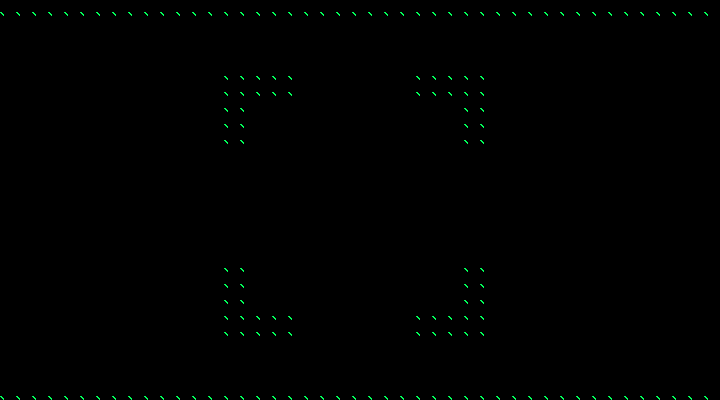

Tiled map render using the project's own tile images. Description and the map definition, with tile-layer contents summarised, below:
An orthogonal 45x25 tile map with 16x16 px tiles, 1 tile layer (Tiles), 2 tilesets and 97 objects (96x enemy, node).

<map version="1.0" orientation="orthogonal" width="45" height="25" tilewidth="16" tileheight="16">
 <tileset firstgid="1" name="Tiles" tilewidth="16" tileheight="16">
  <image source="../images/Wall-Terrain-Tiles.png" width="256" height="112" />
 </tileset>
 <tileset firstgid="113" name="Enemies" tilewidth="16" tileheight="16">
  <image source="../images/enemy.png" width="16" height="16" />
 </tileset>
 <layer name="Tiles" width="45" height="25">
  <properties>
   <property name="collision" value="true" />
   <property name="tileset" value="Tiles" />
  </properties>
  <data>[1125 cells, 154 non-empty, 1 distinct tile ids]</data>
 </layer>
 <objectgroup name="Enemies" width="45" height="25">
  <object type="node" gid="113" x="352" y="208" />
  <object name="4" type="enemy" gid="113" x="384" y="160" />
  <object name="4" type="enemy" gid="113" x="400" y="160" />
  <object name="4" type="enemy" gid="113" x="400" y="176" />
  <object name="4" type="enemy" gid="113" x="400" y="240" />
  <object name="4" type="enemy" gid="113" x="400" y="256" />
  <object name="4" type="enemy" gid="113" x="384" y="256" />
  <object name="4" type="enemy" gid="113" x="320" y="256" />
  <object name="4" type="enemy" gid="113" x="304" y="256" />
  <object name="4" type="enemy" gid="113" x="304" y="240" />
  <object name="4" type="enemy" gid="113" x="320" y="160" />
  <object name="4" type="enemy" gid="113" x="304" y="160" />
  <object name="4" type="enemy" gid="113" x="304" y="176" />
  <object name="4" type="enemy" gid="113" x="288" y="160" />
  <object name="4" type="enemy" gid="113" x="288" y="240" />
  <object name="4" type="enemy" gid="113" x="288" y="256" />
  <object name="4" type="enemy" gid="113" x="288" y="176" />
  <object name="4" type="enemy" gid="113" x="416" y="160" />
  <object name="4" type="enemy" gid="113" x="416" y="240" />
  <object name="4" type="enemy" gid="113" x="416" y="256" />
  <object name="4" type="enemy" gid="113" x="416" y="176" />
  <object name="4" type="enemy" gid="113" x="304" y="144" />
  <object name="4" type="enemy" gid="113" x="384" y="144" />
  <object name="4" type="enemy" gid="113" x="400" y="144" />
  <object name="4" type="enemy" gid="113" x="288" y="144" />
  <object name="4" type="enemy" gid="113" x="416" y="144" />
  <object name="4" type="enemy" gid="113" x="320" y="144" />
  <object name="4" type="enemy" gid="113" x="304" y="272" />
  <object name="4" type="enemy" gid="113" x="288" y="272" />
  <object name="4" type="enemy" gid="113" x="416" y="272" />
  <object name="4" type="enemy" gid="113" x="320" y="272" />
  <object name="4" type="enemy" gid="113" x="400" y="272" />
  <object name="4" type="enemy" gid="113" x="384" y="272" />
  <object name="4" type="enemy" gid="113" x="288" y="112" />
  <object name="4" type="enemy" gid="113" x="384" y="112" />
  <object name="4" type="enemy" gid="113" x="272" y="112" />
  <object name="4" type="enemy" gid="113" x="256" y="112" />
  <object name="4" type="enemy" gid="113" x="304" y="112" />
  <object name="4" type="enemy" gid="113" x="272" y="128" />
  <object name="4" type="enemy" gid="113" x="304" y="128" />
  <object name="4" type="enemy" gid="113" x="288" y="128" />
  <object name="4" type="enemy" gid="113" x="320" y="128" />
  <object name="4" type="enemy" gid="113" x="384" y="128" />
  <object name="4" type="enemy" gid="113" x="256" y="128" />
  <object name="4" type="enemy" gid="113" x="320" y="112" />
  <object name="4" type="enemy" gid="113" x="448" y="288" />
  <object name="4" type="enemy" gid="113" x="432" y="304" />
  <object name="4" type="enemy" gid="113" x="320" y="288" />
  <object name="4" type="enemy" gid="113" x="400" y="288" />
  <object name="4" type="enemy" gid="113" x="384" y="304" />
  <object name="4" type="enemy" gid="113" x="400" y="304" />
  <object name="4" type="enemy" gid="113" x="432" y="288" />
  <object name="4" type="enemy" gid="113" x="448" y="304" />
  <object name="4" type="enemy" gid="113" x="416" y="288" />
  <object name="4" type="enemy" gid="113" x="320" y="304" />
  <object name="4" type="enemy" gid="113" x="416" y="304" />
  <object name="4" type="enemy" gid="113" x="384" y="288" />
  <object name="4" type="enemy" gid="113" x="432" y="160" />
  <object name="4" type="enemy" gid="113" x="448" y="112" />
  <object name="4" type="enemy" gid="113" x="432" y="128" />
  <object name="4" type="enemy" gid="113" x="432" y="240" />
  <object name="4" type="enemy" gid="113" x="448" y="144" />
  <object name="4" type="enemy" gid="113" x="448" y="160" />
  <object name="4" type="enemy" gid="113" x="432" y="256" />
  <object name="4" type="enemy" gid="113" x="432" y="176" />
  <object name="4" type="enemy" gid="113" x="448" y="272" />
  <object name="4" type="enemy" gid="113" x="448" y="176" />
  <object name="4" type="enemy" gid="113" x="432" y="112" />
  <object name="4" type="enemy" gid="113" x="432" y="144" />
  <object name="4" type="enemy" gid="113" x="432" y="272" />
  <object name="4" type="enemy" gid="113" x="448" y="128" />
  <object name="4" type="enemy" gid="113" x="448" y="256" />
  <object name="4" type="enemy" gid="113" x="448" y="240" />
  <object name="4" type="enemy" gid="113" x="272" y="256" />
  <object name="4" type="enemy" gid="113" x="272" y="144" />
  <object name="4" type="enemy" gid="113" x="256" y="160" />
  <object name="4" type="enemy" gid="113" x="256" y="240" />
  <object name="4" type="enemy" gid="113" x="272" y="240" />
  <object name="4" type="enemy" gid="113" x="256" y="272" />
  <object name="4" type="enemy" gid="113" x="256" y="256" />
  <object name="4" type="enemy" gid="113" x="272" y="176" />
  <object name="4" type="enemy" gid="113" x="256" y="288" />
  <object name="4" type="enemy" gid="113" x="272" y="304" />
  <object name="4" type="enemy" gid="113" x="256" y="144" />
  <object name="4" type="enemy" gid="113" x="256" y="176" />
  <object name="4" type="enemy" gid="113" x="256" y="304" />
  <object name="4" type="enemy" gid="113" x="272" y="160" />
  <object name="4" type="enemy" gid="113" x="272" y="288" />
  <object name="4" type="enemy" gid="113" x="272" y="272" />
  <object name="4" type="enemy" gid="113" x="304" y="304" />
  <object name="4" type="enemy" gid="113" x="304" y="288" />
  <object name="4" type="enemy" gid="113" x="288" y="304" />
  <object name="4" type="enemy" gid="113" x="288" y="288" />
  <object name="4" type="enemy" gid="113" x="416" y="128" />
  <object name="4" type="enemy" gid="113" x="416" y="112" />
  <object name="4" type="enemy" gid="113" x="400" y="128" />
  <object name="4" type="enemy" gid="113" x="400" y="112" />
 </objectgroup>
</map>
